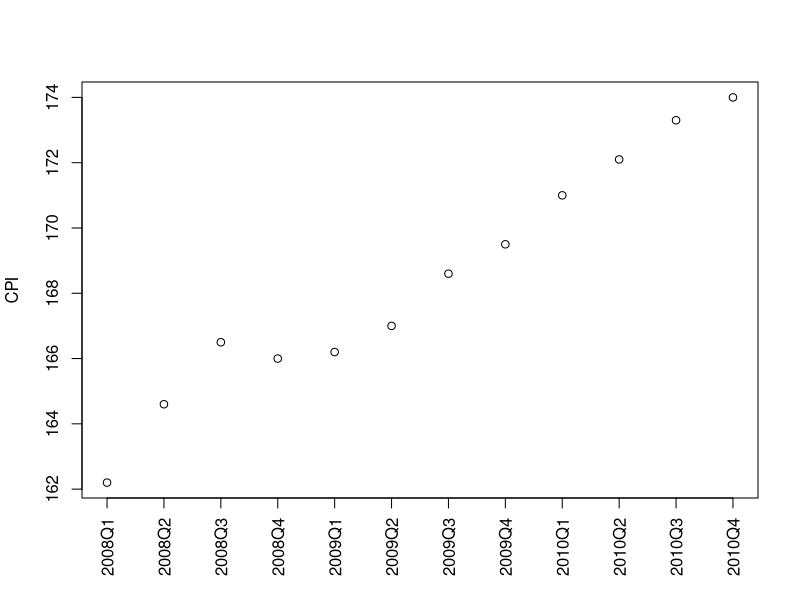
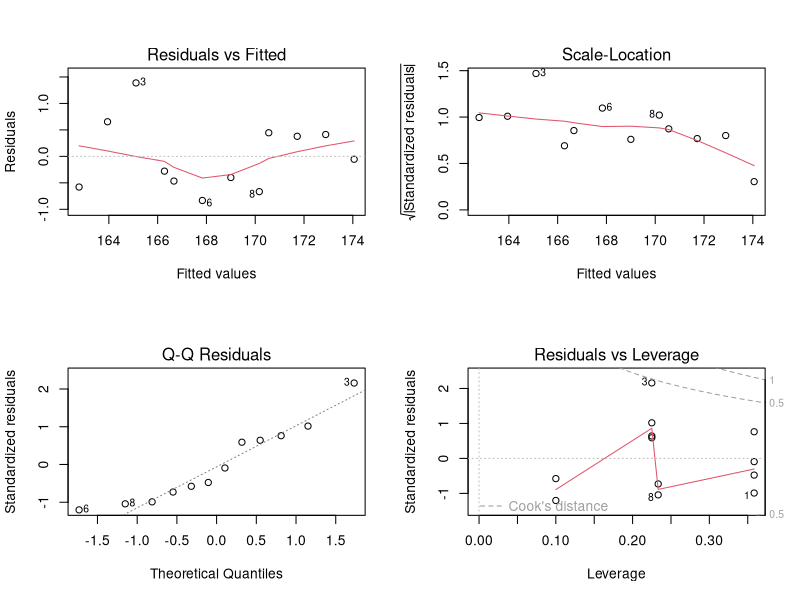
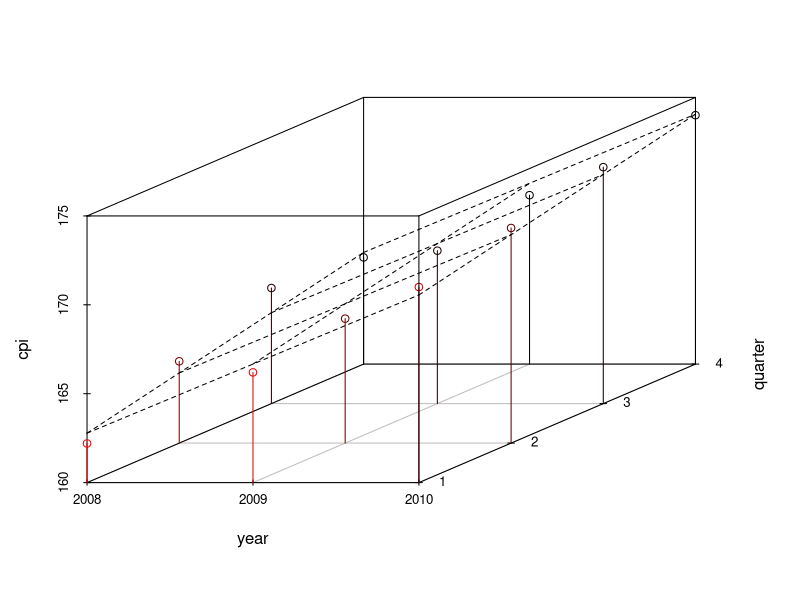
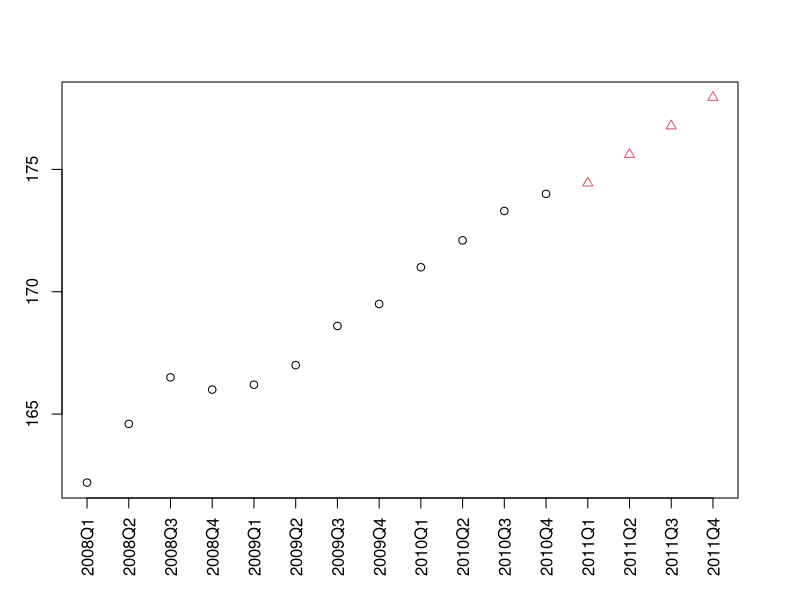

These figures' R source, in order: (Note: this script raises an error after producing the figures.)
### R code from vignette source 'ch-regression.rnw'

###################################################
### code chunk number 1: ch-regression.rnw:6-9
###################################################
# free memory
rm(list = ls())
gc()


###################################################
### code chunk number 2: ch-regression.rnw:35-43
###################################################
year <- rep(2008:2010, each=4)
quarter <- rep(1:4, 3)
cpi <- c(162.2, 164.6, 166.5, 166.0, 
         166.2, 167.0, 168.6, 169.5, 
         171.0, 172.1, 173.3, 174.0)
plot(cpi, xaxt="n", ylab="CPI", xlab="")
# draw x-axis
axis(1, labels=paste(year,quarter,sep="Q"), at=1:12, las=3)


###################################################
### code chunk number 3: ch-regression.rnw:50-52
###################################################
cor(year,cpi)
cor(quarter,cpi)


###################################################
### code chunk number 4: ch-regression.rnw:56-58
###################################################
fit <- lm(cpi ~ year + quarter)
fit


###################################################
### code chunk number 5: ch-regression.rnw:65-67
###################################################
(cpi2011 <- fit$coefficients[[1]] + fit$coefficients[[2]]*2011 +
            fit$coefficients[[3]]*(1:4))


###################################################
### code chunk number 6: ch-regression.rnw:72-74
###################################################
attributes(fit)
fit$coefficients


###################################################
### code chunk number 7: ch-regression.rnw:78-81
###################################################
# differences between observed values and fitted values
residuals(fit)
summary(fit)


###################################################
### code chunk number 8: ch-regression.rnw:87-88 (eval = FALSE)
###################################################
## plot(fit)


###################################################
### code chunk number 9: ch-regression.rnw:94-98
###################################################
## The chunk above simply output code to document, and the results are produced by the chunk below.
layout(matrix(c(1,2,3,4),2,2)) # 4 graphs per page 
plot(fit)
layout(matrix(1)) # change back to one graph per page 


###################################################
### code chunk number 10: ch-regression.rnw:110-113
###################################################
library(scatterplot3d)
s3d <- scatterplot3d(year, quarter, cpi, highlight.3d=T, type="h", lab=c(2,3))
s3d$plane3d(fit)


###################################################
### code chunk number 11: ch-regression.rnw:124-130
###################################################
data2011 <- data.frame(year=2011, quarter=1:4)
cpi2011 <- predict(fit, newdata=data2011)
style <- c(rep(1,12), rep(2,4))
plot(c(cpi, cpi2011), xaxt="n", ylab="CPI", xlab="", pch=style, col=style)
axis(1, at=1:16, las=3,
     labels=c(paste(year,quarter,sep="Q"), "2011Q1", "2011Q2", "2011Q3", "2011Q4"))


###################################################
### code chunk number 12: ch-regression.rnw:164-169
###################################################
data("bodyfat", package="mboost")
data("bodyfat", package="TH.data")
myFormula <- DEXfat ~ age + waistcirc + hipcirc + elbowbreadth + kneebreadth
bodyfat.glm <- glm(myFormula, family = gaussian("log"), data = bodyfat)
summary(bodyfat.glm)
pred <- predict(bodyfat.glm, type="response")


###################################################
### code chunk number 13: ch-regression.rnw:176-178
###################################################
plot(bodyfat$DEXfat, pred, xlab="Observed Values", ylab="Predicted Values")
abline(a=0, b=1)
